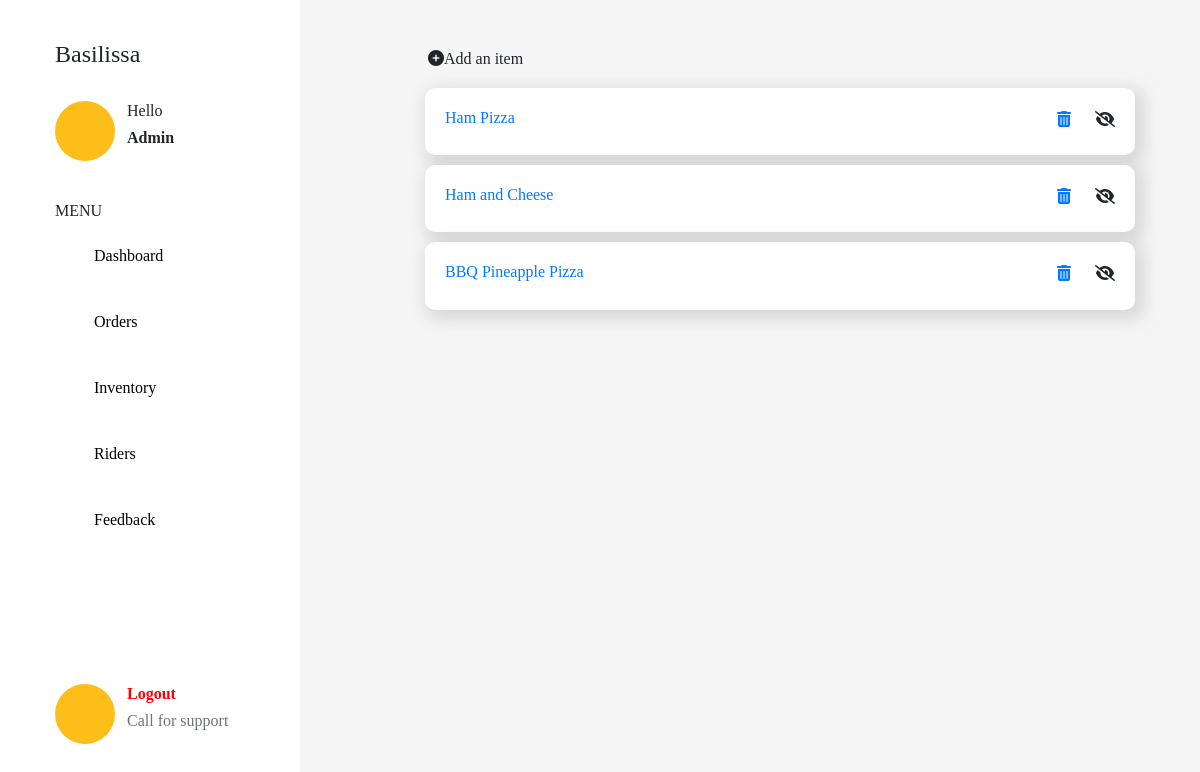
The page /items on the database as committed earlier.
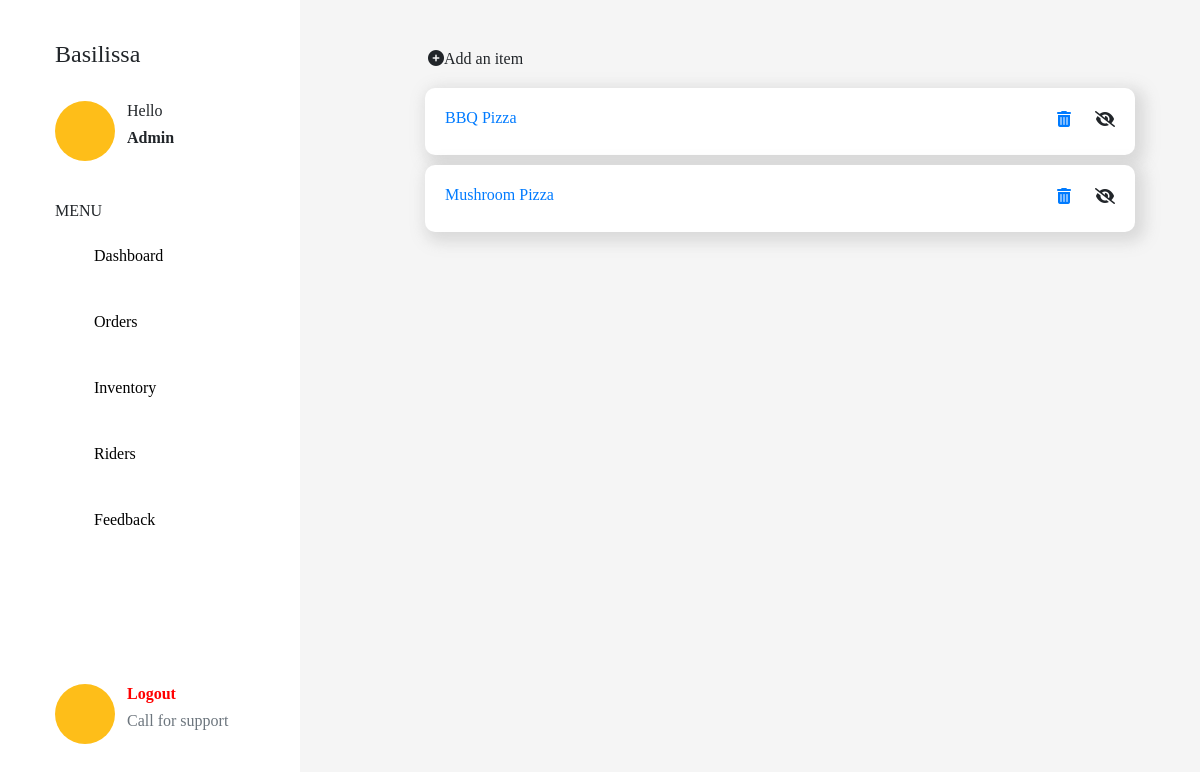
The same page on the database as committed later.
### models.py (models this page shows, shortened)
class Item(db.Model):
    id = db.Column(db.Integer, primary_key=True)
    name = db.Column(db.String, nullable=False)
    price = db.Column(db.String, nullable=False)
    description = db.Column(db.String, nullable=False)
    category = db.Column(db.String, nullable=False)
    image_file = db.Column(db.String(200), default='default.png')
    status = db.Column(db.Boolean, default=True)

### app.py (the view)
@app.route('/items')
def items():
    items = Item.query.all()
    return render_template('items.html', items = items)

### templates/items.html
{% extends "dash.html" %}
{% block body %}
<div class="container">
   <a href="{{url_for('additem')}}"><button class="btn"><i class="fas fa-plus-circle"></i>Add an item</button></a>
    {% for item in items %}
    <div class="strip">
        <a href="{{url_for('item', id=item.id)}}">
            <h6>{{item.name}}</h6>
        </a>
            <div class="actions">
                <a href="{{url_for('delete', id=item.id)}}">
                <i class="fas fa-trash-alt" style="margin-right: 20px;"></i>
            </a>
                <i class="fas fa-eye-slash "></i>
            </div>
        </div>
        {% endfor %}
</div>
{% endblock %}

Rows that differ between the two databases and show on the page:
removed Item: name "Ham Pizza"
removed Item: name "Ham and Cheese"
removed Item: name "BBQ Pineapple Pizza"
added Item: name "BBQ Pizza"
added Item: name "Mushroom Pizza"
